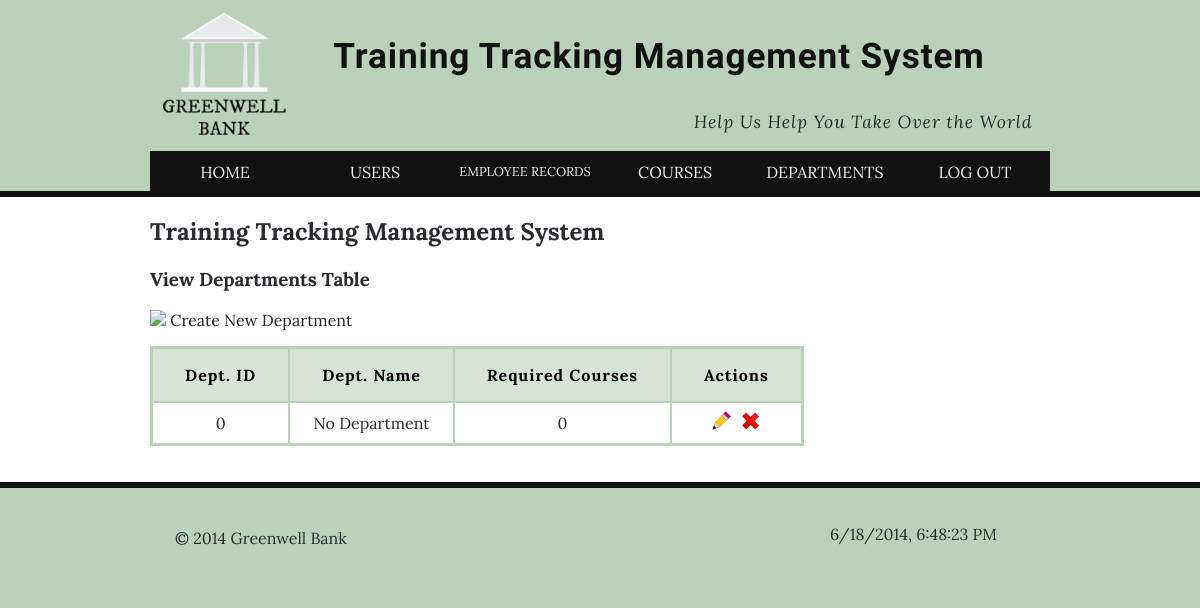
The app's page /departments_view.php (signed in), older data.
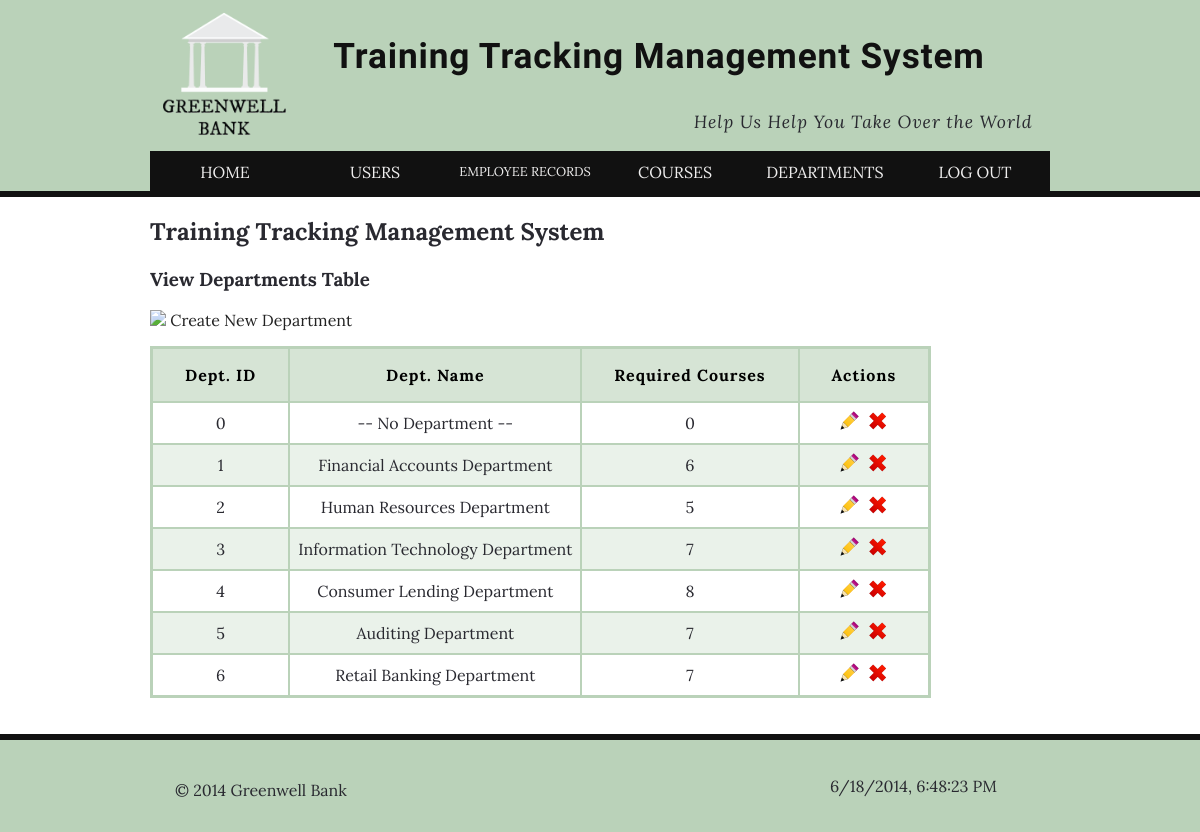
The same page, newer data.
### tables this page shows
CREATE TABLE IF NOT EXISTS `departments` (
  `department_id` int(4) NOT NULL,
  `department_name` varchar(40) NOT NULL,
  `department_desc` text NOT NULL,
  `required_courses` int(2) NOT NULL,
  PRIMARY KEY (`department_id`)
);

### inc/functions.inc.php (the view, shortened to what this page needs)
	<?php
function admin_draw_departments_view($dbc){
    $sql="SELECT * FROM gwb_training.departments";
    $result = mysqli_query($dbc, $sql);
    echo "<table>\n";
    echo '<tr>
            <th>Dept. ID</th>
            <th>Dept. Name</th>
            <th>Required Courses</th>
            <th>Actions</th>
        </tr>' . "\n";
    while ($row = mysqli_fetch_array($result)){
            echo "<tr class=\"center\">\n";
            echo "
              <td>{$row['department_id']}</td>
              <td>{$row['department_name']}</td>
              <td>{$row['required_courses']}</td>
              <td><a href=\"?edit_department={$row['department_id']}\"><img src='img/ico_edit.png' alt='Edit' title='Edit'></a> &nbsp;<a href=\"?delete_department={$row['department_id']}\" onclick=\"return confirm('Delete Department #{$row['department_id']}?');\"><img src='img/ico_x.png' alt='Delete' title='Delete'></a></td>\n";
            echo "</tr>\n";
    }
    echo "</table>\n";
}
  ?>

Row changes from the older to the newer data that the page shows:
changed departments id 0: department_name "No Department" → "-- No Department --"
added departments: department_id "1", department_name "Financial Accounts Department", required_courses "6"
added departments: department_id "2", department_name "Human Resources Department", required_courses "5"
added departments: department_id "3", department_name "Information Technology Department", required_courses "7"
added departments: department_id "4", department_name "Consumer Lending Department", required_courses "8"
added departments: department_id "5", department_name "Auditing Department", required_courses "7"
added departments: department_id "6", department_name "Retail Banking Department", required_courses "7"
